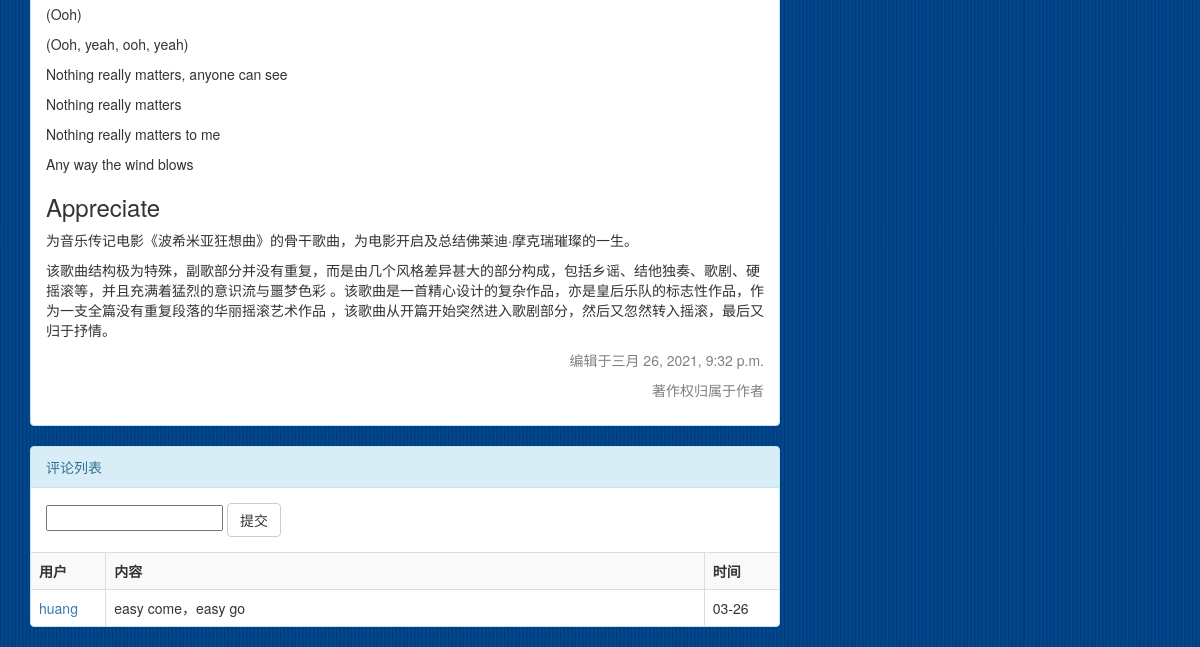
Page /blog/17 (signed in, lower part) on the earlier database version.
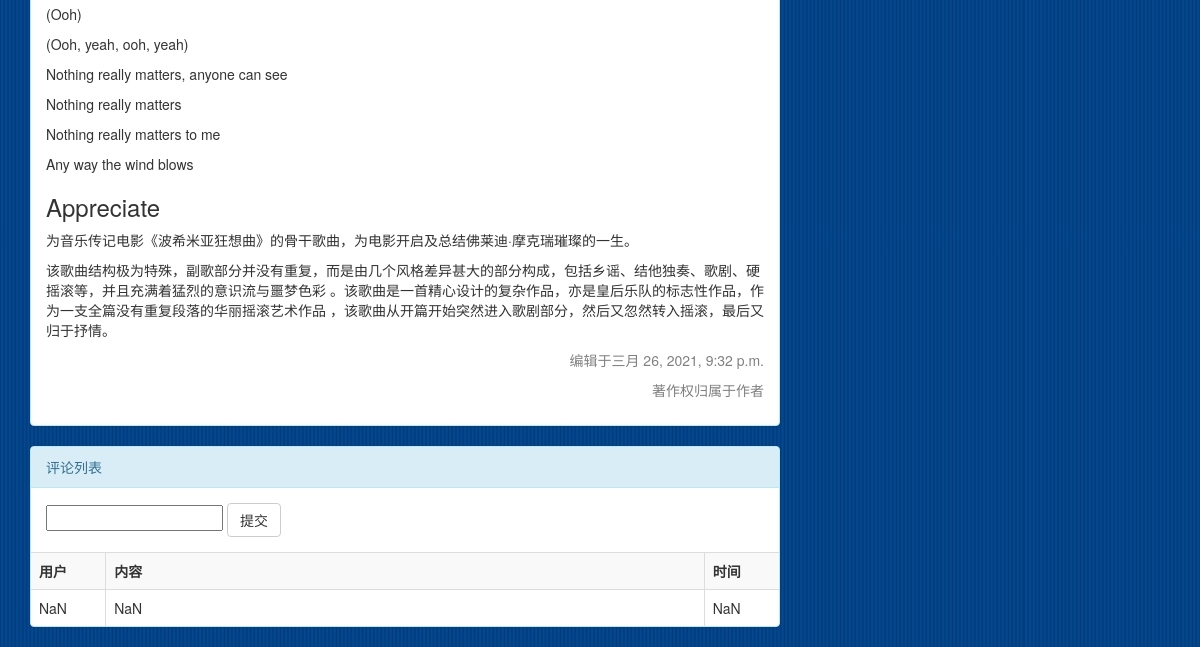
Same page on the later database version.
### comment/models.py (models this page shows)
class Comment(Model):
    text = TextField()
    time = DateTimeField(auto_now_add=True)
    user = ForeignKey(User,on_delete = DO_NOTHING)
    content_type = ForeignKey(ContentType,on_delete = DO_NOTHING)
    object_id = PositiveIntegerField()
    content_object = GenericForeignKey('content_type','object_id')
    class Meta:
        ordering=['-time']
        verbose_name = '评论'
        verbose_name_plural = '评论'

### user/models.py (models this page shows, shortened)
class User(AbstractUser):
    motto = TextField(max_length=24,default='nothing at all')
    icon = ImageField(default="./static/image/icon/default/male.png",upload_to='./static/image/icon/upload/')
    class Meta:
        ordering = ['-id']
        verbose_name = '用户'
        verbose_name_plural = '用户'

### blog/views.py (the view, shortened to what this page needs)
# urls.py: path('<int:pk>',Detail.as_view()),
class Detail(View):
    def ret(self,request,pk):
        article = get_object_or_404(Atc,pk = pk)
        content_type = ContentType.objects.get_for_model(article)
        comments = Comment.objects.filter(content_type = content_type,object_id = article.pk)
        content = md.convert(article.content)
        context = {
            'atc' : article,
            'cms' : comments,
            'type' : content_type,
            'toc' : md.toc,
            'content' : content,
        }
        return context
    def get(self,request,pk):
        context = self.ret(request,pk)
        context['form'] = CommentForm(request.GET)
        return render(request,'detail.html',context)

### comment/forms.py
class CommentForm(Form):
    text = CharField(max_length=30,min_length=2,required=True)

### blog/models.py (called while the page is built)
    def __str__(self):
        return self.name

### blog/templates/detail.html (shortened to what this page needs)
{% extends 'base.html' %}
    {% block main %}
        <div class="panel panel-info">
            <div class="panel-body">
                <p>{{ content | safe }}</p>
                {% if atc.create_time == atc.update_time%}
                    <p class="text-right"><font color = gray>发布于{{ atc.create_time }}</font></p>
                {% else %}
                    <p class="text-right"><font color = gray>编辑于{{ atc.update_time }}</font></p>
                {% endif %}
                <p class="text-right"><font color = gray>著作权归属于作者</font></p>
            </div>
        </div>
        <div class="panel panel-info">
            <div class="panel-heading">评论列表</div>
            <div class="panel-body">
                <form id='text_form' action='/blog/{{ atc.id }}' method="POST">
                    <input type="text" name="text" maxlength="30" minlength="2" required id="id_text">
                    <button class="btn btn-default" type="submit">提交</button>
                </form>
            </div>
            <table id='comment_list' class="table table-striped table-bordered table-hover dataTables-example"
            style="word-break:break-all; word-wrap:break-all;table-layout:fixed">
                <tr>
                    <th style="width:10%">用户</th>
                    <th style="width:80%">内容</th>
                    <th style="width:10%">时间</th>
                </tr>
                {% for comment in cms %}
                    <tr>
                        <td><a href="/user/{{ comment.user.id }}">{{ comment.user.username }}</a></td>
                        <td>{{ comment.text }}</td>
                        <td>{{ comment.time | date:"m-d"}}</td>
                    </tr>
                {% empty %}
                    <tr>
                        <td>NaN</td>
                        <td>NaN</td>
                        <td>NaN</td>
                    </tr>
                {% endfor %}
            </table>
        </div>
    {% endblock %}

Differences in the rows shown:
removed Comment: user.username "huang", text "easy come，easy go", time "03-26"
Other differences:
text now shown: "NaN NaN NaN"
